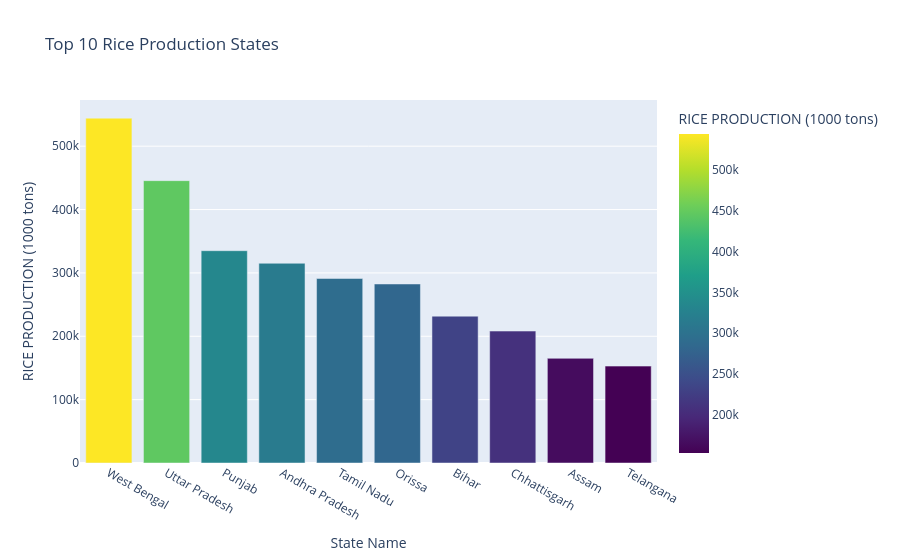

The cell this chart's notebook holds for it:
### Markdown cell above
### Using Plotly for Interactive data

### Code cell
px.bar(rice_state, x='State Name', y ='RICE PRODUCTION (1000 tons)', hover_data='RICE PRODUCTION (1000 tons)',color ='RICE PRODUCTION (1000 tons)',color_continuous_scale='viridis',title='Top 10 Rice Production States')

### Figure 1 — Plotly figure (JSON) as saved in the notebook; plotly's stock layout.template omitted (floating-point values rounded to 4 significant figures)
{"data": [{"alignmentgroup": "True", "hovertemplate": "State Name=%{x}<br>RICE PRODUCTION (1000 tons)=%{marker.color}<extra></extra>", "legendgroup": "", "marker": {"color": [544200.0, 445600.0, 335000.0, 315200.0, 291200.0, 282500.0, 231759, 208200.0, 165200.0, 152900.0], "coloraxis": "coloraxis", "pattern": {"shape": ""}}, "name": "", "offsetgroup": "", "orientation": "v", "showlegend": false, "textposition": "auto", "type": "bar", "x": ["West Bengal", "Uttar Pradesh", "Punjab", "Andhra Pradesh", "Tamil Nadu", "Orissa", "Bihar", "Chhattisgarh", "Assam", "Telangana"], "xaxis": "x", "y": [544200.0, 445600.0, 335000.0, 315200.0, 291200.0, 282500.0, 231759, 208200.0, 165200.0, 152900.0], "yaxis": "y"}], "layout": {"barmode": "relative", "coloraxis": {"colorbar": {"title": {"text": "RICE PRODUCTION (1000 tons)"}}, "colorscale": [[0, "#440154"], [0.1111, "#482878"], [0.2222, "#3e4989"], [0.3333, "#31688e"], [0.4444, "#26828e"], [0.5556, "#1f9e89"], [0.6667, "#35b779"], [0.7778, "#6ece58"], [0.8889, "#b5de2b"], [1, "#fde725"]]}, "legend": {"tracegroupgap": 0}, "title": {"text": "Top 10 Rice Production States"}, "xaxis": {"anchor": "y", "domain": [0, 1], "title": {"text": "State Name"}}, "yaxis": {"anchor": "x", "domain": [0, 1], "title": {"text": "RICE PRODUCTION (1000 tons)"}}}}
